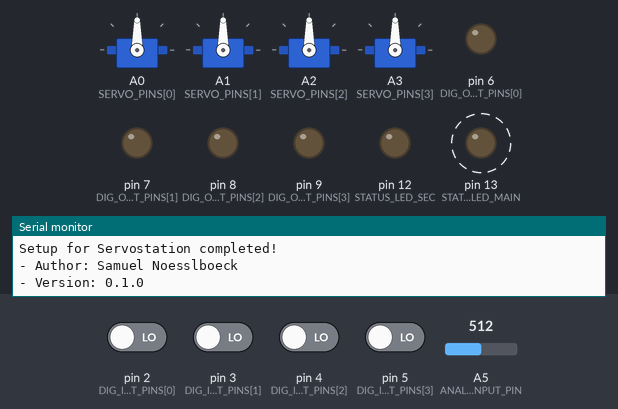
This sketch was run on a simulated Arduino Nano, built with avr-gcc and run on an emulated ATmega328P. Parts: 4 × servo, output pins drawn as LEDs (lit = HIGH), the last lines printed to the serial monitor. Dashed ring = blinking. Inputs (shaded band) come from the test bench; at power-on: pin 2 (DIG_INPUT_PINS[0]), pin 3 (DIG_INPUT_PINS[1]), pin 4 (DIG_INPUT_PINS[2]), pin 5 (DIG_INPUT_PINS[3]) LOW, A5 (ANALOG_INPUT_PIN) = 512.

Above: at 1.26 s.
1.3 s: pin 4 (DIG_INPUT_PINS[2]) driven HIGH
At 1.56 s:
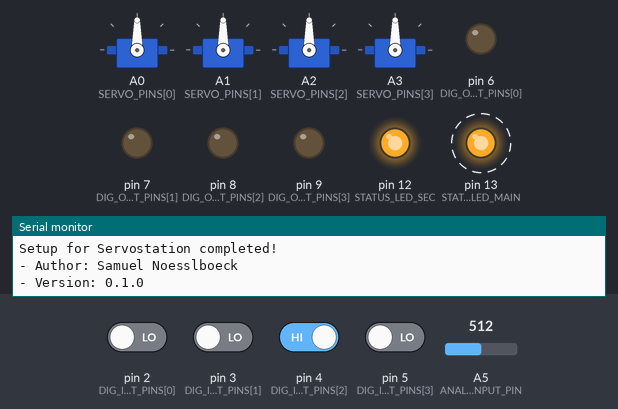
4.3 s: A5 (ANALOG_INPUT_PIN) set to 716
At 4.59 s:
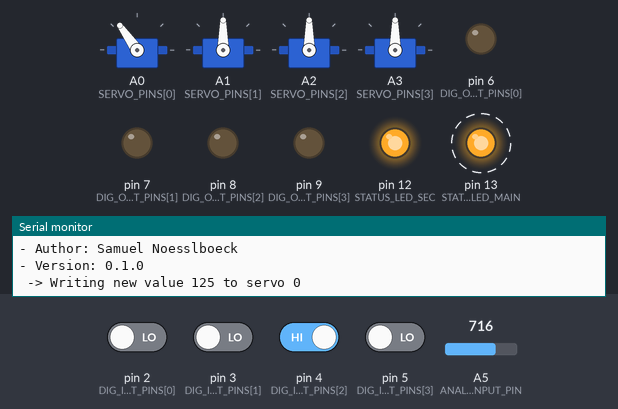
7.3 s: pin 2 (DIG_INPUT_PINS[0]) driven HIGH
At 7.62 s:
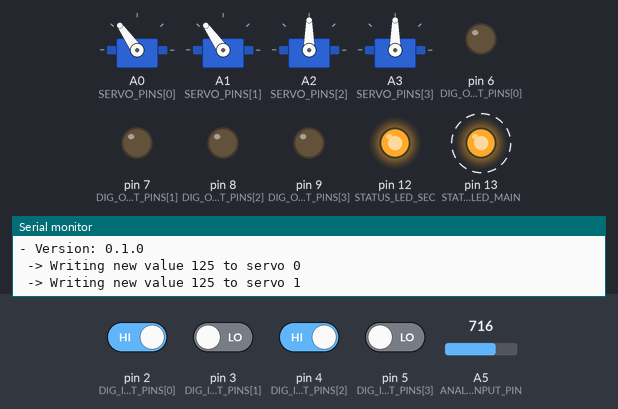
10.3 s: pin 3 (DIG_INPUT_PINS[1]) driven HIGH
At 10.45 s:
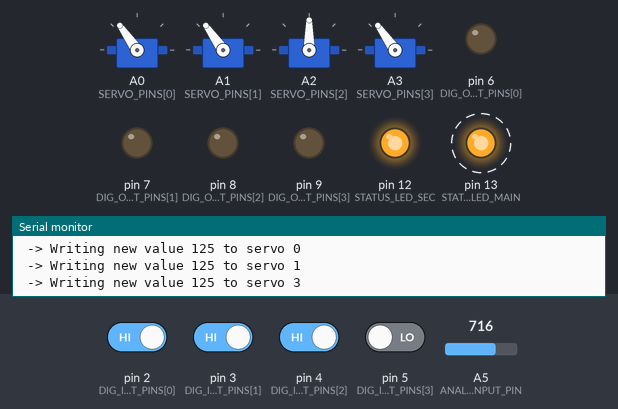
13.3 s: A5 (ANALOG_INPUT_PIN) set to 900
At 13.49 s:
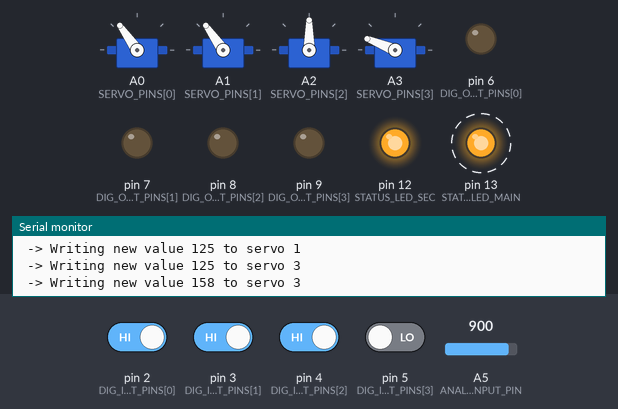
16.3 s: pin 2 (DIG_INPUT_PINS[0]) driven LOW
At 16.52 s:
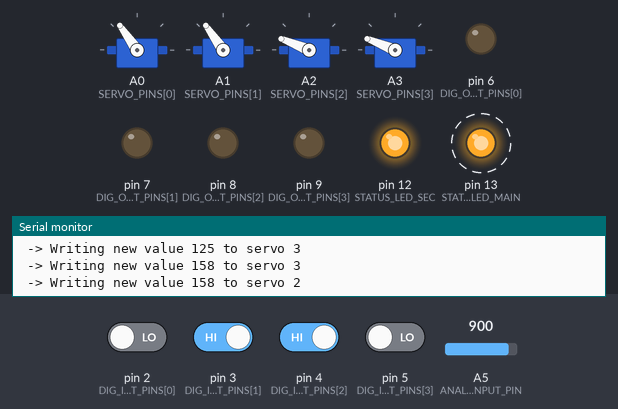
Timing chart, 0 to 20.3 s (numbered marks = the images above; inputs shaded):
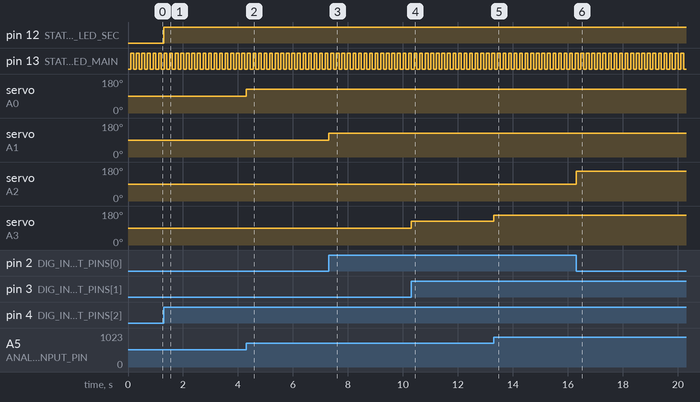

The sketch:

servostation.ino
```cpp
# include "servostation.hpp"

# define UPDATE_BIT 2

void setup() {
    if (servostation::setup()) {
        // Error

    } else {
        Serial.write("Setup for Servostation completed!\n");
        servostation::print_info();

    }
}

void loop() {
    uint8_t input = servostation::read_dig();

    // Update by hardware triggered
    if ((input & (0x1 << UPDATE_BIT)) >> UPDATE_BIT) {
        servostation::set_sec_status();

        // Index are the first two bits of the input byte
        uint8_t index = input & (~(0xFF << UPDATE_BIT));

        int delta_angle = servostation::write_servo(
            index,
            servostation::read_analog_ang()
        );

        if (delta_angle > 0) {
            servostation::write_dir(servostation::Direction::Left);
        } else if (delta_angle < 0) {
            servostation::write_dir(servostation::Direction::Right);
        }
    } else {
        servostation::reset_sec_status();
    }

    servostation::update_status_leds();
}
```

servostation.cpp
```cpp
# include "servostation.hpp"

# include <Arduino.h>

namespace servostation {
    uint8_t setup() {
        // Serials
        Serial.begin(115200);

        // Setup the analog input pin to read the angle from
        pinMode(ANALOG_INPUT_PIN, INPUT);

        // Setup status leds
        pinMode(STATUS_LED_MAIN, OUTPUT);
        pinMode(STATUS_LED_SEC, OUTPUT);

        // Setup all digitalinput pins
        for (uint8_t i = 0; i < (sizeof(DIG_INPUT_PINS) / sizeof(uint8_t)); i++) {
            pinMode(DIG_INPUT_PINS[i], INPUT);
        }

        // Setup all digital output pins
        for (uint8_t i = 0; i < (sizeof(DIG_OUTPUT_PINS) / sizeof(uint8_t)); i++) {
            pinMode(DIG_OUTPUT_PINS[i], OUTPUT);
        }

        // Setup all analog output pins for the servos
        for (uint8_t i = 0; i < (sizeof(SERVO_PINS) / sizeof(uint8_t)); i++) {
            if (!servos[i].attached()) {
                servos[i].attach(SERVO_PINS[i]);
            }
        }

        // Set statics
        STATION_STATUS = Status::Ready;
        DIG_OUT_VAL = 0;
        LAST_LED_BLINK = millis();
        STATUS_LEDS_VAL = 0;

        return 0;   // Done without erros
    }

    // Read
    uint8_t read_dig() {
        uint8_t sum = 0;

        for (uint8_t i = 0; i < (sizeof(DIG_INPUT_PINS) / sizeof(uint8_t)); i++) {
            sum |= digitalRead(DIG_INPUT_PINS[i]) << i;
        }

        return sum;
    }

    uint8_t get_dig_output() {
        return DIG_OUT_VAL;
    }

    // Write
    void write_dig(uint8_t val) {
        for (uint8_t i = 0; i < (sizeof(DIG_INPUT_PINS) / sizeof(uint8_t)); i++) {
            digitalWrite(DIG_OUTPUT_PINS[i], (val >> i) & 0x01);
        }

        DIG_OUT_VAL = val;      // Update the static variable
    }

    void write_status(Status status) {
        digitalWrite(DIG_OUTPUT_PINS[DIG_OUTPUT_STATUS_INDEX], (uint8_t)status);

        DIG_OUT_VAL &= ~(0x01 << DIG_OUTPUT_STATUS_INDEX);
        DIG_OUT_VAL |= ((uint8_t)status << DIG_OUTPUT_STATUS_INDEX);
    }

    void write_dir(Direction dir) {
        digitalWrite(DIG_OUTPUT_PINS[DIG_OUTPUT_DIR_INDEX], (uint8_t)dir);

        DIG_OUT_VAL &= ~(0x01 << DIG_OUTPUT_DIR_INDEX);
        DIG_OUT_VAL |= ((uint8_t)dir << DIG_OUTPUT_DIR_INDEX);
    }


    int read_analog_ang() {
        int input = analogRead(ANALOG_INPUT_PIN);
        return map(input, 0, 1023, 0, 180);
    }

    int write_servo(uint8_t index, int angle) {
        int delta_angle = angle - servos[index].read();
        if (abs(delta_angle) > ANGLE_INPUT_HYSTERESIS) {
            servos[index].write(angle);

            char msg [48];
            sprintf(msg, " -> Writing new value %d to servo %d\n", angle, index);
            Serial.print(msg);
        }
        return delta_angle;
    }

    // Status
    void print_info() {
        Serial.write("- Author: ");
        Serial.write(SERVO_STATION_AUTHOR);
        Serial.write("\n- Version: ");
        Serial.write(SERVO_STATION_VERSION);
        Serial.write("\n\n");
    }

    void set_sec_status() {
        STATUS_LEDS_VAL |= 0x02;
        digitalWrite(STATUS_LED_SEC, HIGH);
    }

    void reset_sec_status() {
        STATUS_LEDS_VAL &= ~0x02;
        digitalWrite(STATUS_LED_SEC, LOW);
    }

    void update_status_leds() {
        // LED blinks fast when the station is ready
        if (STATION_STATUS == Status::Ready) {
            if ((millis() - LAST_LED_BLINK) > 100) {
                STATUS_LEDS_VAL ^= 0x01;                                       // Switch status led
                digitalWrite(STATUS_LED_MAIN, PIN_OF(STATUS_LEDS_VAL, 0));     // Write values of status led
                LAST_LED_BLINK = millis();
            }

        // LED lights continously when the station is driving
        } else if (STATION_STATUS == Status::Driving) {
            if (PIN_OF(STATUS_LEDS_VAL, 0) == LOW) {
                STATUS_LEDS_VAL |= 0x01;                                         // Enable main status led
            }
        }
    }
}
```

servostation.hpp
```cpp
/**
 * Servostation - Library header file
*/

# pragma once

# include <inttypes.h>
# include <Servo.h>
# include <Arduino.h>

# define SERVO_STATION_AUTHOR "Samuel Noesslboeck"
# define SERVO_STATION_VERSION "0.1.0"

/** Returns the value of a pin in a byte or other integer*/
# define PIN_OF(__val, __pin) ((__val >> __pin) & 0x01)
/** Angle input hysterisis in degrees */
# define ANGLE_INPUT_HYSTERESIS 10

/** All constants and functions for the Servostation */
namespace servostation {
    // Enums
        /** Different types of movement status */
        enum class Status {
            Driving,    // The servos are currently driving
            Ready       // The servos are ready to move
        };

        /** Different types of movement directions */
        enum class Direction {
            Left,
            Right
        };
    //

    // Constants
        /** Pins of digital inputs */
        const uint8_t DIG_INPUT_PINS[] = {
            2,      // TODO insert correct pin values
            3,
            4,
            5
        };

        /** Pin of analog input pin */
        const uint8_t ANALOG_INPUT_PIN = A5;

        /** Pins of digital outputs */
        const uint8_t DIG_OUTPUT_PINS[] = {
            6,
            7,
            8,
            9
        };

        /** Index of the status output pin in the DIG_OUTPUT_PINS constant */
        const uint8_t DIG_OUTPUT_STATUS_INDEX = 0;
        /** Index of the direction output pin in the DIG_OUTPUT_PINS constant */
        const uint8_t DIG_OUTPUT_DIR_INDEX = 1;

        /** Pins of analog output for the servo motors */
        const uint8_t SERVO_PINS[] = {
            A0,
            A1,
            A2,
            A3
        };
    //

    // Status
        /** Main status LED */
        # define STATUS_LED_MAIN LED_BUILTIN
        /** Secondary status led */
        # define STATUS_LED_SEC 12
    //

    // Statics
        /** Status of the servo station */
        static Status STATION_STATUS;

        /** Array of servos */
        /** The current digital output value written to the pins */
        static uint8_t DIG_OUT_VAL;

        /** The servo controll classes */
        static Servo servos[sizeof(SERVO_PINS) / sizeof(uint8_t)];

        /** Helper variable for blink of status LED */
        static unsigned long LAST_LED_BLINK;

        /** Value of the status led */
        static uint8_t STATUS_LEDS_VAL;
    //

    /** Setup the servostation by setting all pinmodes etc.
     *  Returns an error (result != 0) if one occures
     */
    uint8_t setup();

    /** Reads the total byte value of the digital input signal sent */
    uint8_t read_dig();

    /** Get the current digital output being written */
    uint8_t get_dig_output();


    /** Write the given value val to the digital outputs of the station */
    void write_dig(uint8_t val);

    /** Write the current movement status to the digital output of the station */
    void write_status(Status status);

    /** Write the current movement direction to the digital output of the station */
    void write_dir(Direction dir);

    /** Read the analog value being written to the arduino nano and convert it into an angle */
    int read_analog_ang();

    /** Writes the analog signal to the given servo and returns the angle difference */
    int write_servo(uint8_t index, int angle);

    // Status
    /** Print information about servo station */
    void print_info();

    /** Set the secondary status led */
    void set_sec_status();

    /** Unset the secondary status led */
    void reset_sec_status();

    /** Update function for the status LEDs, call in "loop()"" */
    void update_status_leds();
}
```

Measured:
- after the input at 1.3 s, pin 12 (STATUS_LED_SEC): LOW → HIGH at once
- after the input at 4.3 s, servo on A0 (SERVO_PINS[0]): 90° → 125° at once
- after the input at 7.3 s, servo on A1 (SERVO_PINS[1]): 90° → 125° at once
- after the input at 10.3 s, servo on A3 (SERVO_PINS[3]): 90° → 125° at once
- after the input at 13.3 s, servo on A3 (SERVO_PINS[3]): 125° → 158° at once
- after the input at 16.3 s, servo on A2 (SERVO_PINS[2]): 90° → 158° at once
- by itself, pin 13 (STATUS_LED_MAIN): alternates HIGH for 0.10 s and LOW for 0.10 s
